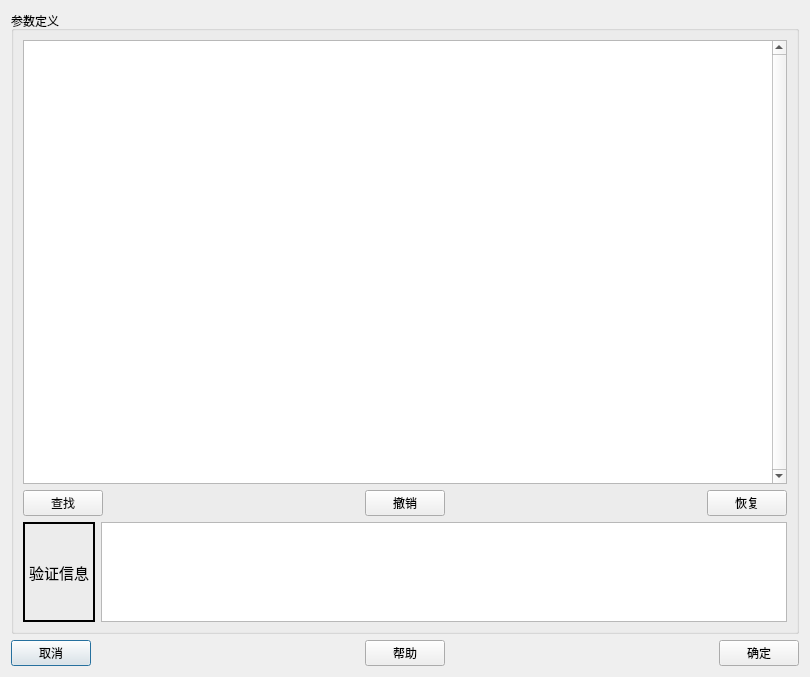
<?xml version="1.0" encoding="UTF-8"?>
<ui version="4.0">
 <class>Dialog_CustomParameterDlg</class>
 <widget class="QDialog" name="Dialog_CustomParameterDlg">
  <property name="windowModality">
   <enum>Qt::ApplicationModal</enum>
  </property>
  <property name="geometry">
   <rect>
    <x>0</x>
    <y>0</y>
    <width>810</width>
    <height>677</height>
   </rect>
  </property>
  <property name="minimumSize">
   <size>
    <width>0</width>
    <height>0</height>
   </size>
  </property>
  <property name="maximumSize">
   <size>
    <width>16777215</width>
    <height>16777215</height>
   </size>
  </property>
  <property name="windowTitle">
   <string>参数定义</string>
  </property>
  <layout class="QGridLayout" name="gridLayout_2">
   <item row="1" column="0">
    <layout class="QHBoxLayout" name="horizontalLayout_10">
     <item>
      <widget class="QPushButton" name="pushButton_cancel">
       <property name="text">
        <string>取消</string>
       </property>
      </widget>
     </item>
     <item>
      <spacer name="horizontalSpacer_3">
       <property name="orientation">
        <enum>Qt::Horizontal</enum>
       </property>
       <property name="sizeHint" stdset="0">
        <size>
         <width>40</width>
         <height>20</height>
        </size>
       </property>
      </spacer>
     </item>
     <item>
      <widget class="QPushButton" name="pushButton_help">
       <property name="text">
        <string>帮助</string>
       </property>
      </widget>
     </item>
     <item>
      <spacer name="horizontalSpacer">
       <property name="orientation">
        <enum>Qt::Horizontal</enum>
       </property>
       <property name="sizeHint" stdset="0">
        <size>
         <width>40</width>
         <height>20</height>
        </size>
       </property>
      </spacer>
     </item>
     <item>
      <widget class="QPushButton" name="pushButton_ok">
       <property name="text">
        <string>确定</string>
       </property>
      </widget>
     </item>
    </layout>
   </item>
   <item row="0" column="0">
    <widget class="QGroupBox" name="groupBox_WorkSpace_Z">
     <property name="title">
      <string>参数定义</string>
     </property>
     <layout class="QGridLayout" name="gridLayout">
      <item row="0" column="0">
       <layout class="QHBoxLayout" name="horizontalLayout_end_7">
        <item>
         <widget class="QTextEdit" name="textEdit_defintParam">
          <property name="verticalScrollBarPolicy">
           <enum>Qt::ScrollBarAlwaysOn</enum>
          </property>
          <property name="sizeAdjustPolicy">
           <enum>QAbstractScrollArea::AdjustIgnored</enum>
          </property>
          <property name="html">
           <string>&lt;!DOCTYPE HTML PUBLIC &quot;-//W3C//DTD HTML 4.0//EN&quot; &quot;http://www.w3.org/TR/REC-html40/strict.dtd&quot;&gt;
&lt;html&gt;&lt;head&gt;&lt;meta name=&quot;qrichtext&quot; content=&quot;1&quot; /&gt;&lt;style type=&quot;text/css&quot;&gt;
p, li { white-space: pre-wrap; }
&lt;/style&gt;&lt;/head&gt;&lt;body style=&quot; font-family:'SimSun'; font-size:9pt; font-weight:400; font-style:normal;&quot;&gt;
&lt;p style=&quot;-qt-paragraph-type:empty; margin-top:0px; margin-bottom:0px; margin-left:0px; margin-right:0px; -qt-block-indent:0; text-indent:0px; font-family:'SimSun';&quot;&gt;&lt;br /&gt;&lt;/p&gt;&lt;/body&gt;&lt;/html&gt;</string>
          </property>
          <property name="placeholderText">
           <string/>
          </property>
         </widget>
        </item>
       </layout>
      </item>
      <item row="2" column="0">
       <layout class="QHBoxLayout" name="horizontalLayout">
        <item>
         <widget class="QLabel" name="label">
          <property name="sizePolicy">
           <sizepolicy hsizetype="Preferred" vsizetype="Preferred">
            <horstretch>0</horstretch>
            <verstretch>0</verstretch>
           </sizepolicy>
          </property>
          <property name="maximumSize">
           <size>
            <width>167</width>
            <height>100</height>
           </size>
          </property>
          <property name="font">
           <font>
            <family>Adobe 黑体 Std R</family>
            <pointsize>11</pointsize>
           </font>
          </property>
          <property name="frameShape">
           <enum>QFrame::WinPanel</enum>
          </property>
          <property name="text">
           <string>验证信息</string>
          </property>
         </widget>
        </item>
        <item>
         <widget class="QTextEdit" name="textEdit_ValidInfo">
          <property name="maximumSize">
           <size>
            <width>1677</width>
            <height>100</height>
           </size>
          </property>
          <property name="html">
           <string>&lt;!DOCTYPE HTML PUBLIC &quot;-//W3C//DTD HTML 4.0//EN&quot; &quot;http://www.w3.org/TR/REC-html40/strict.dtd&quot;&gt;
&lt;html&gt;&lt;head&gt;&lt;meta name=&quot;qrichtext&quot; content=&quot;1&quot; /&gt;&lt;style type=&quot;text/css&quot;&gt;
p, li { white-space: pre-wrap; }
&lt;/style&gt;&lt;/head&gt;&lt;body style=&quot; font-family:'SimSun'; font-size:9pt; font-weight:400; font-style:normal;&quot;&gt;
&lt;p style=&quot;-qt-paragraph-type:empty; margin-top:0px; margin-bottom:0px; margin-left:0px; margin-right:0px; -qt-block-indent:0; text-indent:0px; font-family:'SimSun';&quot;&gt;&lt;br /&gt;&lt;/p&gt;&lt;/body&gt;&lt;/html&gt;</string>
          </property>
         </widget>
        </item>
       </layout>
      </item>
      <item row="1" column="0">
       <layout class="QHBoxLayout" name="horizontalLayout_2">
        <item>
         <widget class="QPushButton" name="pushButton_find">
          <property name="text">
           <string>查找</string>
          </property>
         </widget>
        </item>
        <item>
         <spacer name="horizontalSpacer_4">
          <property name="orientation">
           <enum>Qt::Horizontal</enum>
          </property>
          <property name="sizeHint" stdset="0">
           <size>
            <width>40</width>
            <height>20</height>
           </size>
          </property>
         </spacer>
        </item>
        <item>
         <widget class="QPushButton" name="pushButton_undo">
          <property name="text">
           <string>撤销</string>
          </property>
         </widget>
        </item>
        <item>
         <spacer name="horizontalSpacer_2">
          <property name="orientation">
           <enum>Qt::Horizontal</enum>
          </property>
          <property name="sizeHint" stdset="0">
           <size>
            <width>40</width>
            <height>20</height>
           </size>
          </property>
         </spacer>
        </item>
        <item>
         <widget class="QPushButton" name="pushButton_redo">
          <property name="text">
           <string>恢复</string>
          </property>
         </widget>
        </item>
       </layout>
      </item>
     </layout>
    </widget>
   </item>
  </layout>
 </widget>
 <resources/>
 <connections/>
</ui>
